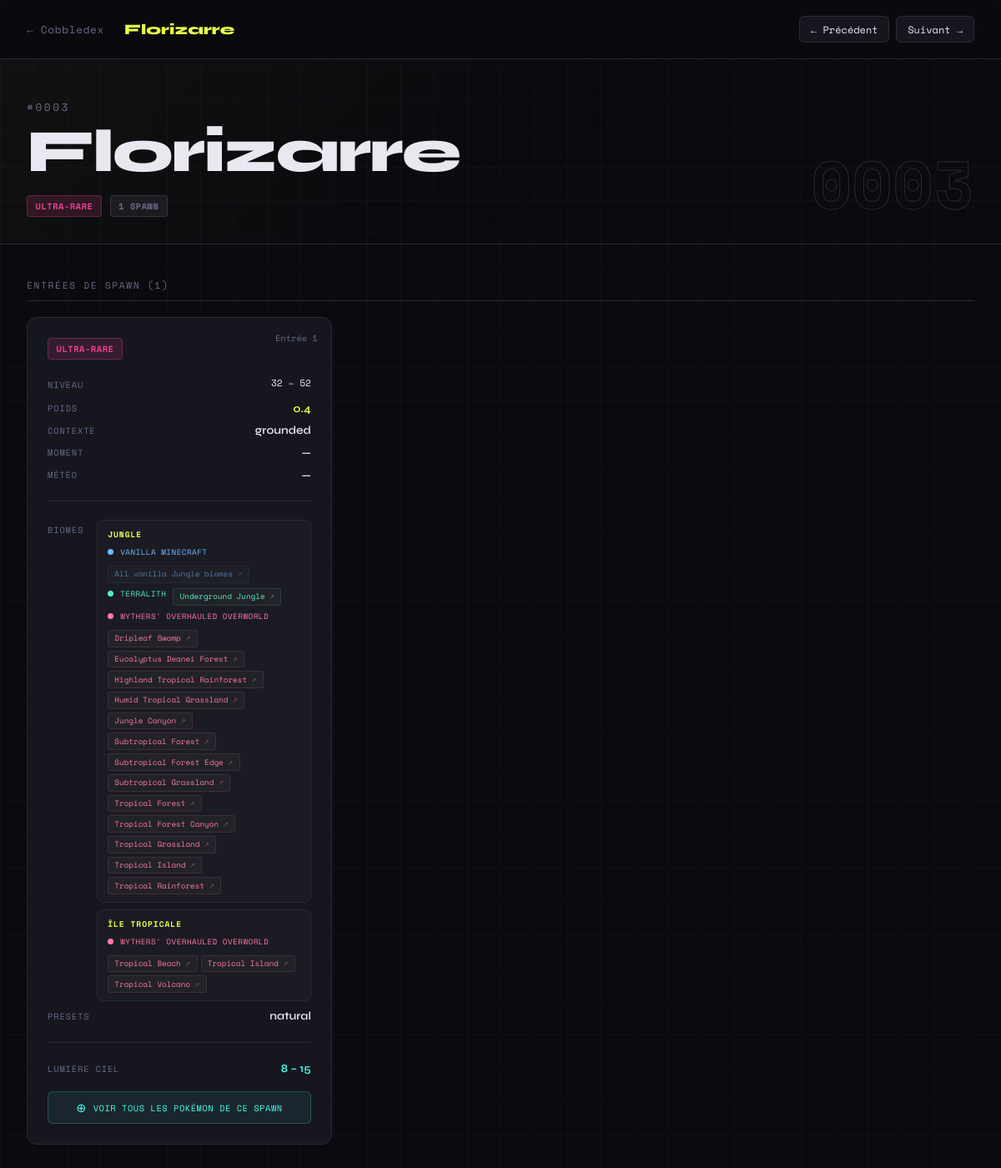
The app's page /pokemon/3 with its own data.
### tables this page shows
CREATE TABLE pokemon_spawns (
            id               INTEGER PRIMARY KEY AUTOINCREMENT,
            numero           INTEGER,
            pokemon          TEXT,
            pokemon_en       TEXT,
            forme            TEXT,
            entree           INTEGER,
            bucket           TEXT,
            poids            REAL,
            niveau_min       INTEGER,
            niveau_max       INTEGER,
            biomes           TEXT,
            biomes_tags      TEXT,
            biomes_exclus    TEXT,
            biomes_exclus_tags TEXT,
            time             TEXT,
            weather          TEXT,
            multiplicateurs  TEXT,
            contexte         TEXT,
            presets          TEXT,
            conditions       TEXT,
            anticonditions   TEXT,
            lumiere_min      REAL,
            lumiere_max      REAL,
            peut_voir_ciel   TEXT,
            pattern          TEXT,
            structures       TEXT,
            structures_exclu TEXT,
            lune             TEXT,
            est_actif        INTEGER DEFAULT 1
        );

### app.py (the view)
@app.route("/pokemon/<int:numero>")
def pokemon_detail(numero):
    conn = get_db()
    rows = conn.execute(
        "SELECT * FROM pokemon_spawns WHERE numero = ? ORDER BY entree",
        (numero,)
    ).fetchall()
    conn.close()
    if not rows:
        abort(404)
    spawns = [dict(r) for r in rows]
    name = spawns[0]["pokemon"]
    for s in spawns:
        s["biomes_expanded"] = expand_spawn_biomes(s["biomes"])
        s["biomes_exclus_expanded"] = expand_spawn_biomes(s["biomes_exclus"])
        s["biomes_by_mod"] = expand_biomes_by_mod(s["biomes"])
        s["biomes_exclus_by_mod"] = expand_biomes_by_mod(s["biomes_exclus"])
        enrich_spawn_conditions(s)
    conn = get_db()
    prev_row = conn.execute(
        "SELECT DISTINCT numero FROM pokemon_spawns WHERE numero < ? ORDER BY numero DESC LIMIT 1",
        (numero,)
    ).fetchone()
    next_row = conn.execute(
        "SELECT DISTINCT numero FROM pokemon_spawns WHERE numero > ? ORDER BY numero ASC LIMIT 1",
        (numero,)
    ).fetchone()
    conn.close()
    return render_template("detail.html",
                           name=name,
                           numero=numero,
                           spawns=spawns,
                           prev_num=prev_row[0] if prev_row else None,
                           next_num=next_row[0] if next_row else None,
                           bucket_fr=BUCKET_FR,
                           time_fr=TIME_FR,
                           weather_fr=WEATHER_FR,
                           mod_colors=MOD_COLORS,
                           get_mod_color=get_mod_color)

### app.py (called while the page is built)
def get_db():
    conn = sqlite3.connect(DB_PATH)
    conn.row_factory = sqlite3.Row
    return conn

def parse_conditions(conditions_str):
    if not conditions_str:
        return {}
    try:
        return json.loads(conditions_str)
    except Exception:
        return {}

### biome_mapping.py (called while the page is built)
def get_real_biomes(tag_fr):
    return BIOME_MAP.get(tag_fr, [{"biome": tag_fr, "mod": "Tag Cobblemon"}])

def expand_spawn_biomes(biomes_str):
    if not biomes_str:
        return []
    return [{"tag": t.strip(), "biomes": get_real_biomes(t.strip())}
            for t in biomes_str.split(",") if t.strip()]

def get_mod_color(mod):
    return MOD_COLORS.get(mod, "#6a6a88")

def expand_biomes_by_mod(biomes_str):
    if not biomes_str:
        return []
    result = []
    for t in biomes_str.split(","):
        t = t.strip()
        if not t:
            continue
        real_biomes = get_real_biomes(t)
        by_mod = {}
        for b in real_biomes:
            mod = b["mod"]
            by_mod.setdefault(mod, []).append(b["biome"])
        result.append({"tag": t, "by_mod": by_mod})
    return result

### templates/detail.html (shortened to what this page needs)
<!DOCTYPE html>
<html lang="fr">
<head>
</head>
<body>
<nav>
  <a href="/" class="nav-back">← Cobbledex</a>
  <span class="nav-title">{{ name }}</span>
  <div class="nav-arrows">
    {% if prev_num %}
    <a href="/pokemon/{{ prev_num }}" class="nav-arrow">← Précédent</a>
    {% else %}
    <span class="nav-arrow disabled">← Précédent</span>
    {% endif %}
    {% if next_num %}
    <a href="/pokemon/{{ next_num }}" class="nav-arrow">Suivant →</a>
    {% else %}
    <span class="nav-arrow disabled">Suivant →</span>
    {% endif %}
  </div>
</nav>
<div class="hero">
  <div>
    <div class="hero-num">#{{ '%04d' % numero }}</div>
    <div class="hero-name">{{ name }}</div>
    <div class="hero-meta">
      {% set buckets_seen = [] %}
      {% for s in spawns %}
        {% if s.bucket and s.bucket not in buckets_seen %}
          {% if s.bucket == 'common' %}
            <span class="badge badge-common">{{ bucket_fr.get(s.bucket, s.bucket) }}</span>
          {% elif s.bucket == 'uncommon' %}
            <span class="badge badge-uncommon">{{ bucket_fr.get(s.bucket, s.bucket) }}</span>
          {% elif s.bucket == 'rare' %}
            <span class="badge badge-rare">{{ bucket_fr.get(s.bucket, s.bucket) }}</span>
          {% elif s.bucket == 'ultra-rare' %}
            <span class="badge badge-ultra-rare">{{ bucket_fr.get(s.bucket, s.bucket) }}</span>
          {% endif %}
        {% endif %}
      {% endfor %}
      <span class="badge badge-grey">{{ spawns|length }} spawn{{ 's' if spawns|length > 1 }}</span>
    </div>
  </div>
  <div class="hero-right">
    <div class="big-num">{{ '%04d' % numero }}</div>
  </div>
</div>
<div class="content">
  <div class="section-title">Entrées de spawn ({{ spawns|length }})</div>
  <div class="spawns-grid">
    {% for s in spawns %}
    {% set delay = loop.index0 * 0.05 %}
    <div class="spawn-card" style="animation-delay: {{ delay }}s">
      <div class="spawn-entry-num">Entrée {{ s.entree }}</div>
      <div class="spawn-header">
        {% if s.bucket == 'common' %}
          <span class="badge badge-common">{{ bucket_fr.get(s.bucket, s.bucket or '—') }}</span>
        {% elif s.bucket == 'uncommon' %}
          <span class="badge badge-uncommon">{{ bucket_fr.get(s.bucket, s.bucket or '—') }}</span>
        {% elif s.bucket == 'rare' %}
          <span class="badge badge-rare">{{ bucket_fr.get(s.bucket, s.bucket or '—') }}</span>
        {% elif s.bucket == 'ultra-rare' %}
          <span class="badge badge-ultra-rare">{{ bucket_fr.get(s.bucket, s.bucket or '—') }}</span>
        {% else %}
          <span class="badge badge-grey">—</span>
        {% endif %}
      </div>
      <div class="spawn-rows">
        <div class="spawn-row">
          <span class="spawn-key">Niveau</span>
          <div style="display:flex;flex-direction:column;align-items:flex-end;gap:4px">
            <span class="level-nums">{{ s.niveau_min or '?' }} – {{ s.niveau_max or '?' }}</span>
          </div>
        </div>
        <div class="spawn-row">
          <span class="spawn-key">Poids</span>
          <span class="spawn-val accent">{{ s.poids or '—' }}</span>
        </div>
        {% if s.contexte %}
        <div class="spawn-row">
          <span class="spawn-key">Contexte</span>
          <span class="spawn-val">{{ s.contexte }}</span>
        </div>
        {% endif %}
        <div class="spawn-row">
          <span class="spawn-key">Moment</span>
          <span class="spawn-val">{{ time_fr.get(s.time, s.time or '—') }}</span>
        </div>
        <div class="spawn-row">
          <span class="spawn-key">Météo</span>
          <span class="spawn-val">{{ weather_fr.get(s.weather, s.weather or '—') }}</span>
        </div>
        <hr class="separator" />
        {% if s.biomes_by_mod %}
        <div class="spawn-row" style="align-items:flex-start">
          <span class="spawn-key" style="padding-top:4px">Biomes</span>
          <div style="display:flex;flex-direction:column;gap:0.5rem;align-items:flex-end">
            {% for group in s.biomes_by_mod %}
            <div class="biome-group">
              <span class="biome-group-tag">{{ group.tag }}</span>
              {% for mod, blist in group.by_mod.items() %}
              <div class="biome-mod-row">
                <span class="biome-mod-dot" style="background:{{ get_mod_color(mod) }}"></span>
                <span class="biome-mod-name" style="color:{{ get_mod_color(mod) }}">{{ mod }}</span>
                <div class="biome-mod-chips">
                  {% for b in blist %}
                  {% if b.startswith('All ') %}
                  <span class="biome-chip" style="border-color:{{ get_mod_color(mod) }}22;color:{{ get_mod_color(mod) }};opacity:0.6;cursor:default" title="Tag groupé — non cliquable">{{ b }}</span>
                  {% else %}
                  <a class="biome-chip"
                     href="/spawns/biome-reel?biome={{ b | urlencode }}&mod={{ mod | urlencode }}&from={{ numero }}&entry={{ s.entree }}"
                     style="border-color:{{ get_mod_color(mod) }}22;color:{{ get_mod_color(mod) }}"
                     title="Voir tous les Pokémon de {{ b }}">{{ b }}</a>
                  {% endif %}
                  {% endfor %}
                </div>
              </div>
              {% endfor %}
            </div>
            {% endfor %}
          </div>
        </div>
        {% endif %}
        {% if s.presets %}
        <div class="spawn-row">
          <span class="spawn-key">Presets</span>
          <span class="spawn-val">{{ s.presets }}</span>
        </div>
        {% endif %}
        {% if s.lumiere_min is not none or s.lumiere_max is not none %}
        <hr class="separator" />
        <div class="spawn-row">
          <span class="spawn-key">Lumière ciel</span>
          <span class="spawn-val accent2">{{ s.lumiere_min | int if s.lumiere_min is not none else '?' }} – {{ s.lumiere_max | int if s.lumiere_max is not none else '?' }}</span>
        </div>
        {% endif %}
      </div>
      {% if s.biomes %}
      {% set biomes_encoded = s.biomes | replace(', ', ',') %}
      <a class="cospawn-btn"
         href="/spawns/biome?biomes={{ biomes_encoded | urlencode }}&from={{ numero }}&entry={{ s.entree }}">
        <span class="icon">⊕</span>
        Voir tous les Pokémon de ce spawn
      </a>
      {% endif %}
    </div>
    {% endfor %}
  </div>
</div>
</body>
</html>

### records on screen
pokemon_spawns: pokemon "Florizarre", get "ULTRA-RARE", entree "1", niveau_min "32", niveau_max "52", poids "0.4", contexte "grounded", get "—", tag "JUNGLE" "ÎLE TROPICALE", by_mod "VANILLA MINECRAFT" "TERRALITH" "WYTHERS' OVERHAULED OVERWORLD" "WYTHERS' OVERHAULED OVERWORLD", blist "All vanilla Jungle biomes", blist "Underground Jungle" "Dripleaf Swamp" "Eucalyptus Deanei Forest" "Highland Tropical Rainforest" "Humid Tropical Grassland" "Jungle Canyon" "Subtropical Forest" "Subtropical Forest Edge" "Subtropical Grassland" "Tropical Forest" "Tropical Forest Canyon" "Tropical Grassland" "Tropical Island" "Tropical Rainforest" "Tropical Beach" "Tropical Island" "Tropical Volcano", presets "natural", lumiere_min "8", lumiere_max "15"

### other values on screen
{{ '%04d' % numero }} "0003"
{{ spawns|length }} "1"
